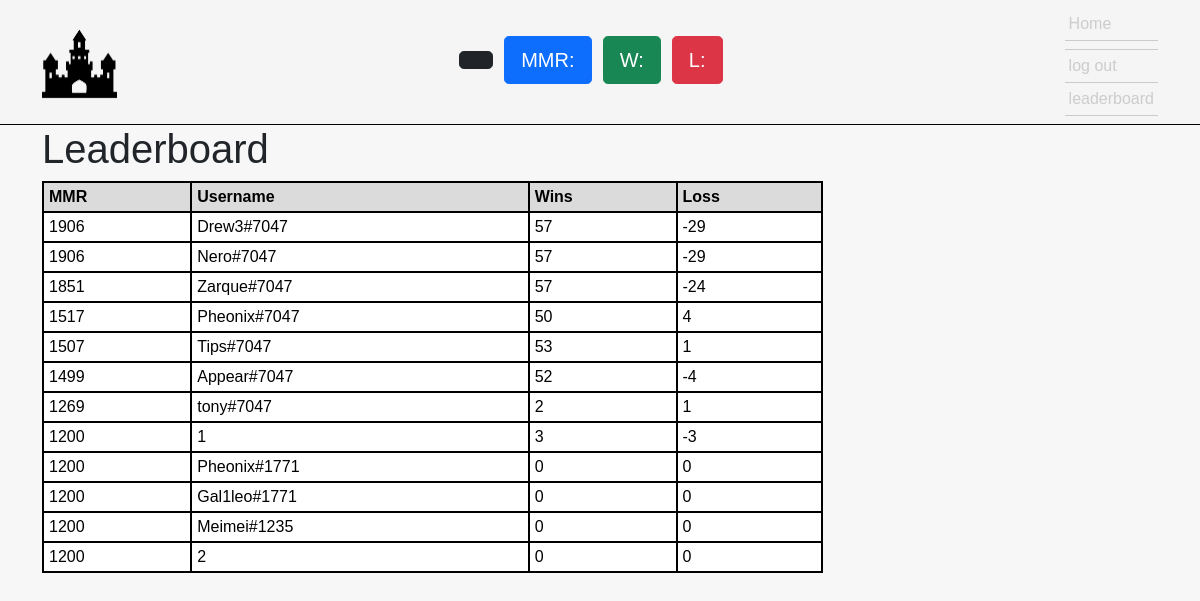
The page /leaderboard (signed in) on the database its author committed.
### website/models.py (models this page shows, shortened)
class Player(db.Model):
    id = db.Column(db.Integer, primary_key=True)
    username = db.Column(db.String(50))
    mmr = db.Column(db.Integer)
    wins = db.Column(db.Integer)
    loss = db.Column(db.Integer)
    icon_id = db.Column(db.Integer)
    player_date_created = db.Column(db.DateTime(timezone=True), default=func.now())

### website/views.py (the view)
@views.route('/leaderboard')
def leaderboard():
    leaderboard = Player.query.order_by(desc(Player.mmr))
    if current_user.is_authenticated:
        player = get_player_info(current_user.id)
        return render_template('leaderboard.html',user=current_user, player=player, value=leaderboard)
    else:
        return render_template('leaderboard.html',user=current_user, value=leaderboard)

### website/__init__.py (called while the page is built)
def create_app():
    application = Flask(__name__)
    application.config['SECRET_KEY'] = "helloworld"
    application.config['SQLALCHEMY_DATABASE_URI'] = f'sqlite:///{DB_NAME}'
    application.config['SQLALCHEMY_TRACK_MODIFICATIONS'] = False
    db.init_app(application)
    from .views import views
    from .auth import auth
    from .apis import apis
    application.register_blueprint(views, url_prefix="/")
    application.register_blueprint(auth, url_prefix="/")
    application.register_blueprint(apis, url_prefix="/api/")
    from .models import User
    login_manager = LoginManager()
    login_manager.login_view = "auth.login"
    login_manager.init_app(application)
    @login_manager.user_loader
    def load_user(id):
        return User.query.get(int(id))
    return application

### website/functions/player_processing.py (called while the page is built)
def get_player_info(u_id):
    p_name = User.query.filter_by(id=u_id).first()
    if p_name is not None:
        x = p_name.username
        u_name = Player.query.filter_by(username=x).first()
        return u_name

### website/templates/leaderboard.html (shortened to what this page needs)
{% extends 'base.html' %}
{% block body %}
<h1>
Leaderboard
</h1>
<table class="customTable">
    <thead>
    <tr>
        <th>MMR</th>
        <th>Username</th>
        <th>Wins</th>
        <th>Loss</th>
    </tr>
    </thead>
    <tbody>
        {% for row in value %}
            <tr>
                <td>{{row.mmr}}</td>
                <td>{{row.username}}</td>
                <td>{{row.wins}}</td>
                <td>{{row.loss}}</td>
            </tr>
        {% endfor %}
    </tbody>
</table>
{% endblock %}

### website/static/css/main.css (style rules this page uses)
:root { --color-bg-nav: #f5f5f5; --color-bg-body: #F7F7F7; }
body { margin: 0; font-family: sans-serif; background-color: var(--color-bg-body); }

### website/templates/leaderboard.html (style rules this page uses)
table.customTable { width: 70%; background-color: #FFFFFF; border-collapse: collapse; border-width: 2px; border-color: #000000; border-style: solid; color: #000000; }
table.customTable td, table.customTable th { border-width: 2px; border-color: #000000; border-style: solid; padding: 5px; }
table.customTable thead { background-color: #DBDBDB; }

### rows shown on the page
Player: mmr "1906", username "Drew3#7047", wins "57", loss "-29"
Player: mmr "1906", username "Nero#7047", wins "57", loss "-29"
Player: mmr "1851", username "Zarque#7047", wins "57", loss "-24"
Player: mmr "1517", username "Pheonix#7047", wins "50", loss "4"
Player: mmr "1507", username "Tips#7047", wins "53", loss "1"
Player: mmr "1499", username "Appear#7047", wins "52", loss "-4"
Player: mmr "1269", username "tony#7047", wins "2", loss "1"
Player: mmr "1200", username "1", wins "3", loss "-3"
Player: mmr "1200", username "Pheonix#1771", wins "0", loss "0"
Player: mmr "1200", username "Gal1leo#1771", wins "0", loss "0"
Player: mmr "1200", username "Meimei#1235", wins "0", loss "0"
Player: mmr "1200", username "2", wins "0", loss "0"
